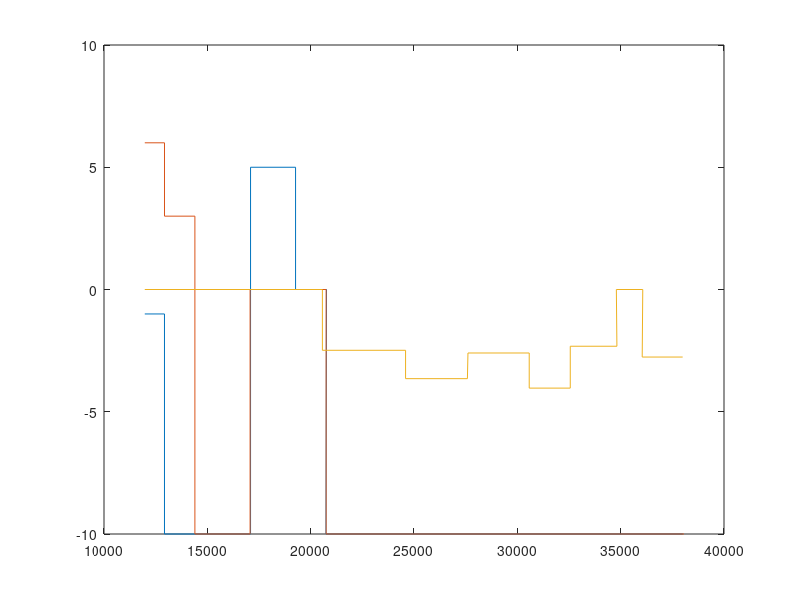

This figure's MATLAB source:
clc;
clear all
load('LocoNotch1');
load('LocoNotch2');
load('WagonNotch');
LocoNotch1 = [LocoNotch1(:,1)*1000 LocoNotch1(:,2)];
LocoNotch2 = [LocoNotch2(:,1)*1000 LocoNotch2(:,2)];
WagonNotch = [WagonNotch(:,1)*1000 WagonNotch(:,2)];
LocoNotch1 = round(LocoNotch1);
LocoNotch2 = round(LocoNotch2);

temp = (WagonNotch(1:2:end-1,2)+WagonNotch(2:2:end,2))/2;
WagonNotch(1:2:end-1,2) = temp;
WagonNotch(2:2:end,2) = temp;

temp = WagonNotch(:,2);
temp(temp>0) = 0;
WagonNotch(:,2) = temp;

temp = WagonNotch(:,1);
temp = round(temp);
WagonNotch(:,1) = temp;

WagonNotch(end,1) = 38000;

plot(LocoNotch1(:,1),LocoNotch1(:,2));
hold on
plot(LocoNotch2(:,1),LocoNotch2(:,2));
hold on
plot(WagonNotch(:,1),WagonNotch(:,2))


DrivingSequenceChangePoint1 = LocoNotch1(2:2:end,1);
DrivingSequenceChangePoint2 = LocoNotch2(2:2:end,1);
DrivingSequenceChangePoint3 = WagonNotch(2:2:end,1);
DrivingSequenceChangePoint = [12926 14398 17091 19269 20567 20766 24592 27584 30575 ...
    32561 34818 36069 38000];

temp = [12000 DrivingSequenceChangePoint];
num_temp = length(temp)-1;
temp = (temp(1:end-1)+temp(2:end))/2;
for i = 1:num_temp
   LocoNotchIndice1 = find(LocoNotch1 > temp(i),1);
   LocoNotchIndice2 = find(LocoNotch2 > temp(i),1);
   WagonNotchIndice = find(WagonNotch > temp(i),1);
   LocoNotchSequence1(i) = LocoNotch1(LocoNotchIndice1,2);
   LocoNotchSequence2(i) = LocoNotch2(LocoNotchIndice2,2);
   WagonNotchSequence(i) = WagonNotch(WagonNotchIndice,2);
end
LocoNotchSequence1
LocoNotchSequence2
WagonNotchSequence






